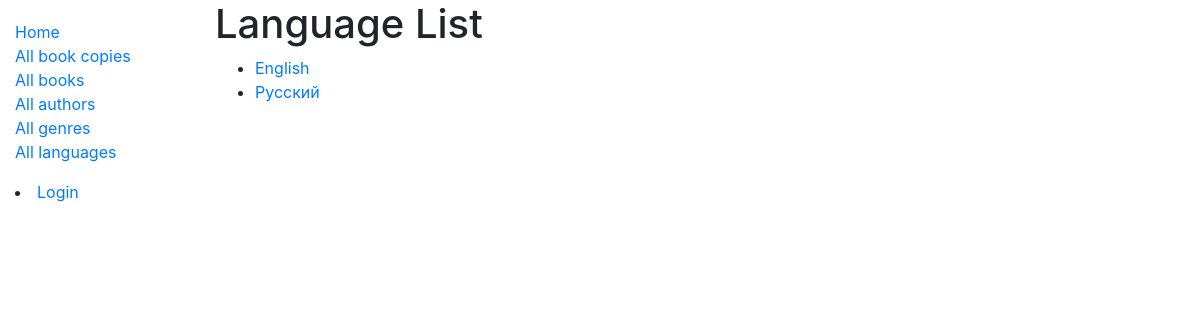
Before: /catalog/languages/ with the older database file.
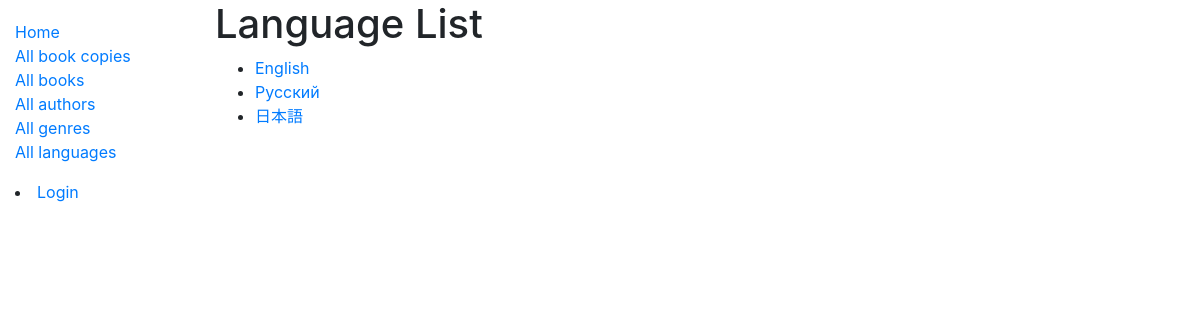
After: the same page with the newer database file.
### catalog/models.py (models this page shows)
class Language(models.Model):
    name = models.CharField('Наименование', max_length=200, unique=True, help_text='Язык издания книги. Например, Русский, English, 中國 и т.п.')
    class Meta:
        ordering = ['name']
    def get_absolute_url(self):
        return reverse('language-detail', args=[str(self.id)])
    def __str__(self):
        return self.name

### catalog/views.py (the view)
# urls.py: path('languages/', views.LanguageListView.as_view(), name='languages'),
class LanguageListView(generic.ListView):
    model = Language
    paginate_by = 10

### catalog/templates/catalog/language_list.html
{% extends "base_generic.html" %}
{% block content %}
<h1>Language List</h1>
<ul>
  {% for language in language_list %}
  <li>
    <a href="{{ language.get_absolute_url }}">{{ language }}</a>
  </li>
  {% empty %}
  <li>There are no languages available.</li>
  {% endfor %}
</ul>
{% endblock %}

Changed rows visible on the page:
added Language: name "日本語"
